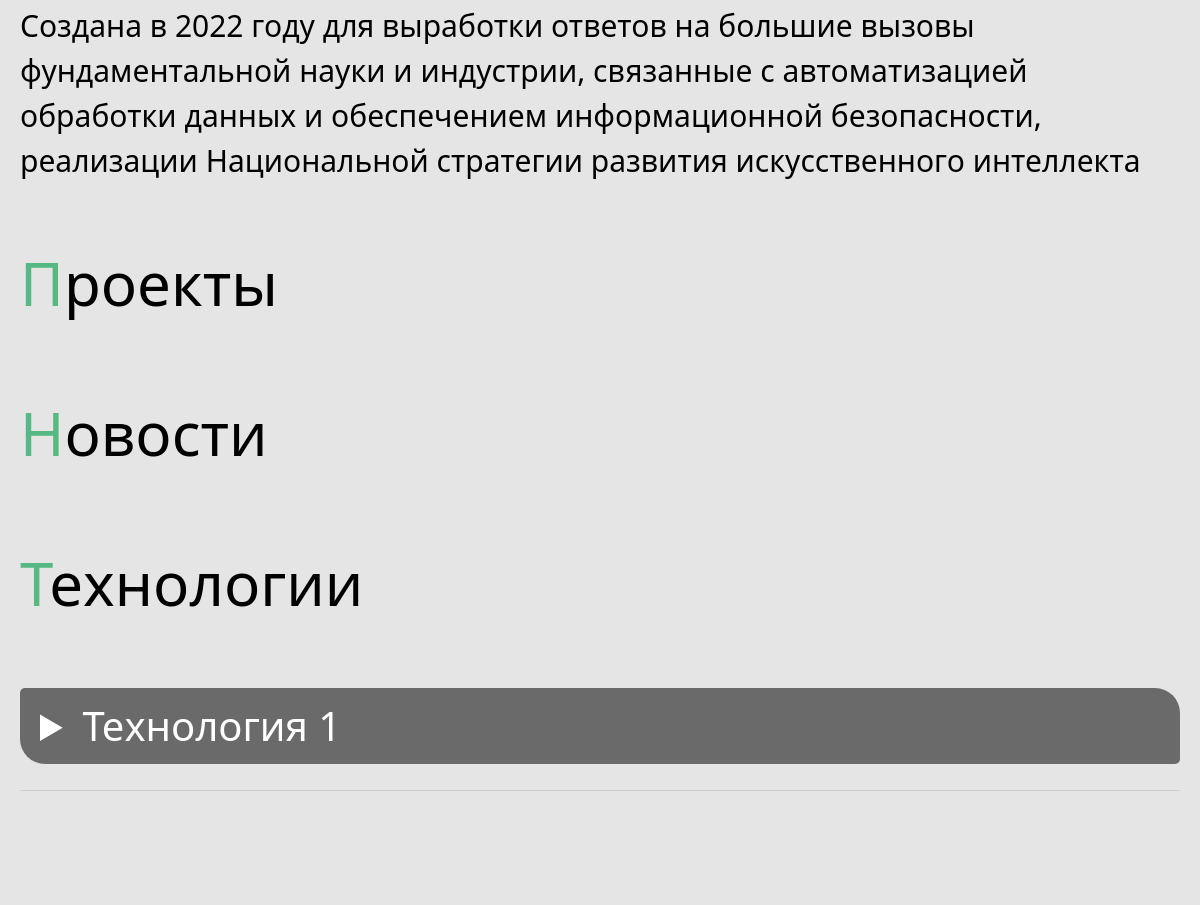
Before: / (middle part) with the older database file.
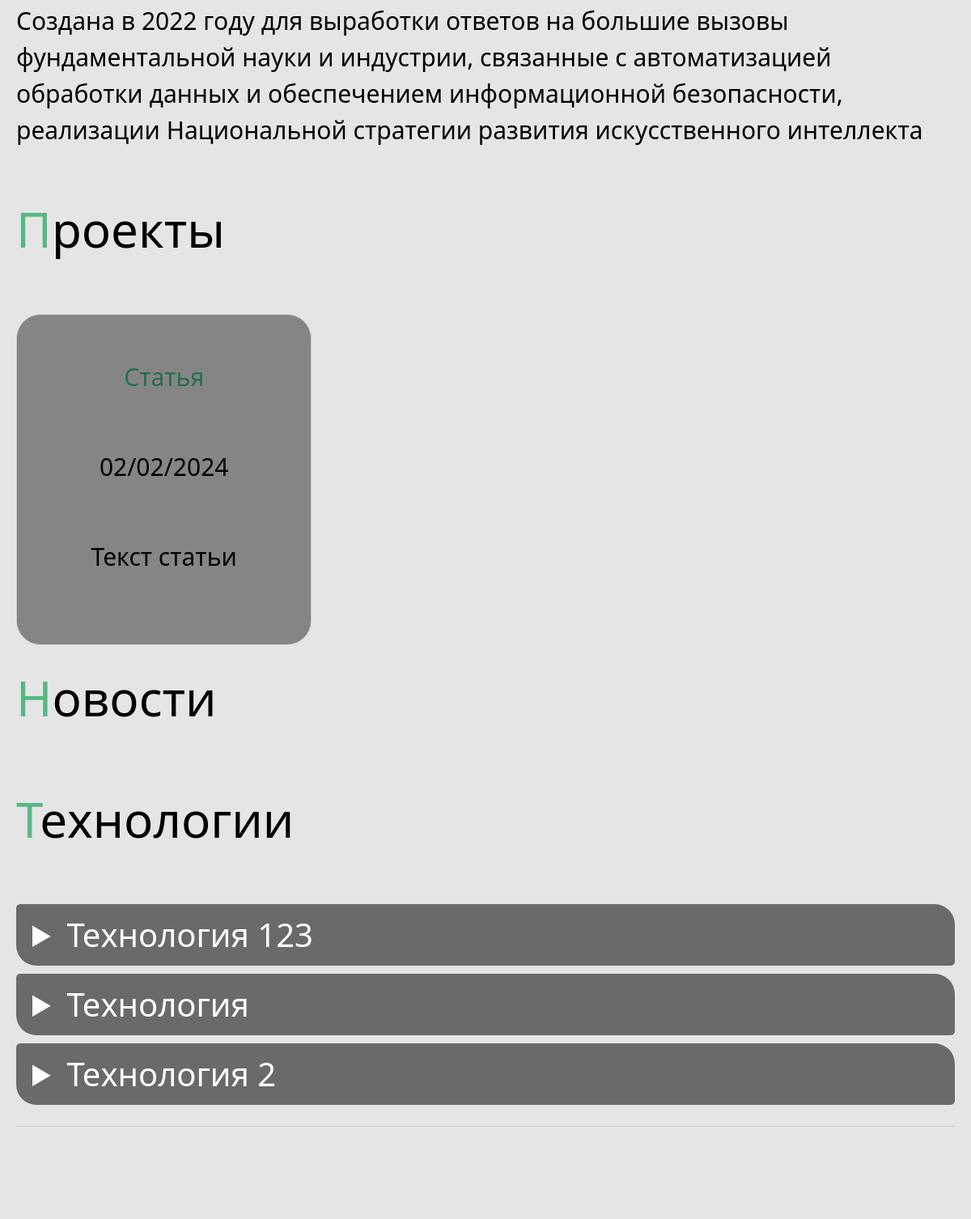
After: the same page with the newer database file.
### tables this page shows
CREATE TABLE technologies (
    id INTEGER PRIMARY KEY AUTOINCREMENT,
    summary TEXT NOT NULL,
    content TEXT NOT NULL
);

CREATE TABLE posts (
    id INTEGER PRIMARY KEY AUTOINCREMENT,
    created TIMESTAMP NOT NULL DEFAULT CURRENT_TIMESTAMP,
    title TEXT NOT NULL,
    content TEXT NOT NULL,
    status TEXT DEFAULT draft,
    author TEXT NOT NULL
);

### app.py (the view)
@app.route("/")
def index():
    path = url_for('static', filename='img/robot.jpg')
    path1 = url_for('static', filename='img/ruk.jpg')
    path2 = url_for('static', filename='img/robot2.jpg')
    path3 = url_for('static', filename='php/sender.php')
    is_admin = None
    if str(current_user.is_authenticated)!='False':
        is_admin = int(current_user.get_admin())
    else:
        is_admin = None
    return render_template(
        'index.html',
        tecnol=dbase.getTechnJSON(),
        posts=dbase.getJSON(),
        path=path,
        path1=path1,
        path2=path2,
        path3=path3,
        auth_user=str(current_user.is_authenticated),
        is_admin=is_admin
    )

### DataBase.py (called while the page is built)
    def getJSON(self):
        sql = '''SELECT * FROM posts'''
        try:
            self.__cur.execute(sql)
            res = self.__cur.fetchall()
            if res:
                blocks_list = [dict(ix) for ix in res]
                return blocks_list
        except:
            return False
        return []

    def getTechnJSON(self):
        sql = '''SELECT * FROM technologies'''
        try:
            self.__cur.execute(sql)
            res = self.__cur.fetchall()
            if res:
                blocks_list = [dict(ix) for ix in res]
                return blocks_list
        except:
            return False
        return []

### app.py (called while the page is built)
@app.before_request
def before_request():
     global dbase
     db = get_db()
     dbase = DataBase(db)

def connect_db():
    conn = sqlite3.connect(app.config['DATABASE'])
    conn.row_factory = sqlite3.Row
    return conn

def get_db():
    if not hasattr(g, 'link_db'):
        g.link_db = connect_db()
    return g.link_db

### templates/index.html (shortened to what this page needs)
{% extends 'base.html' %}
{% block content %}
    <link type="text/css" href="{{ url_for('static', filename='css/style1.css') }}" rel="stylesheet"/>
    <div class="wrapper">
        <div class="content mt-5">
            <div class="about" id="dev">
            </div>
            <div class="txt">
                Создана в 2022 году для выработки ответов на большие вызовы фундаментальной науки и индустрии,
                связанные
                с
                автоматизацией обработки данных и обеспечением информационной безопасности, реализации Национальной
                стратегии
                развития искусственного интеллекта
            </div>
            <div class="about" id="naszabuv">
                Проекты
            </div>
            <div class="proj">
                <div class="pram">
                    {% for post in posts %}
                        {% if post["status"] == 'public' %}
                            <div class="child"><p class="Z">{{ post['title'] }}
                                <p>{{ post['created'] }}
                                <p>{{ post['content'] }}
                                <p class="Z">{{ post['autor'] }}
                            </div>
                        {% endif %}
                    {% endfor %}
                </div>
            </div>
            <div class="about" id="news">
                Новости
            </div>
            <div class="about" id="kirasib">
                Технологии
            </div>
            {% for tecn in tecnol %}
                <div class="technolog">
                    <div class="perTech">
                        <div class="childTech">
                            <details>
                                <summary>{{ tecn['summary'] }}</summary>
                            </details>
                        </div>
                    </div>
                </div>
            {% endfor %}
            <hr>
            <div class="imcontent d-flex justify-content-between">
            </div>
        </div>
    </div>
{% endblock %}

Changed rows visible on the page:
now on this page (row edited): posts: title "Статья", created "02/02/2024", content "Текст статьи"
changed technologies: summary "Технология 1" → "Технология 123"
added technologies: summary "Технология"
added technologies: summary "Технология 2"
